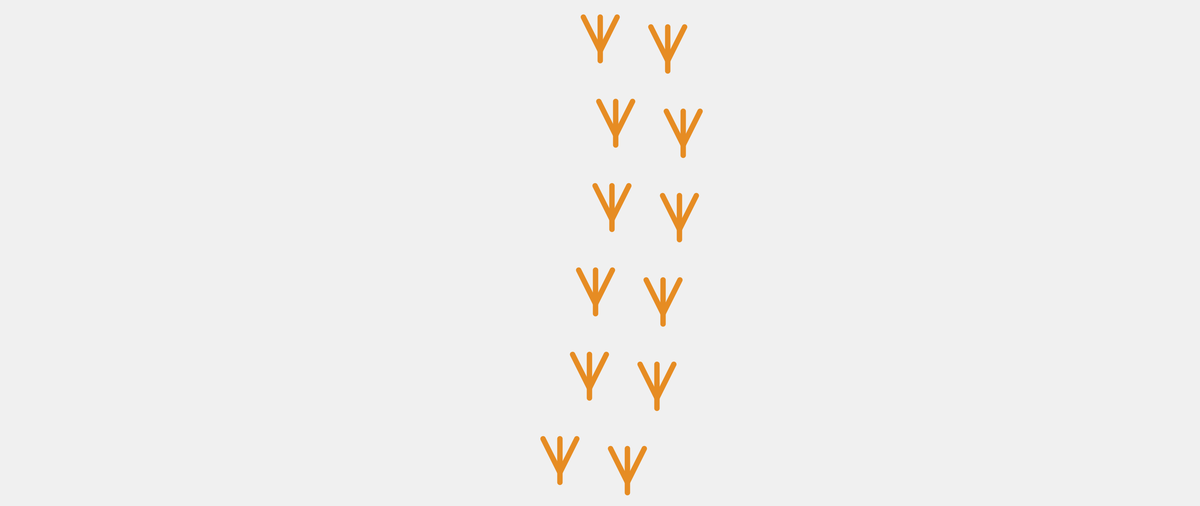
Frame 1 (no input)
Frame 2 (the mouse pressed at the canvas centre, redrawn once): identical to frame 1, image omitted

The Processing sketch that drew this single still picture (run headless with seeded random() and noise(); the mouse was pressed at the canvas centre and the sketch redrawn once):

// Processing sketch: chicken_run
// ── chicken_run.pde
// Manuale di Programmazione Cinematografica
// Daniele Olmisani, 2016

// Chicken run

final color PAPER = color(240);
final color INK = color(230, 140, 35);

final color STEPS = 15;

void setup() {
  size(2560, 1080);
  noLoop();
}


void draw() {

  randomSeed(10);
  
  float d = min(width, height) / (float)STEPS;
  
  translate(width/2.0, 1.5*d);
  
  background(PAPER);
  stroke(INK);
  strokeWeight(0.16*d);
  
  for (int i=0; i<0.8*STEPS; i++) {
    drawFootprint(0, 0, d);
    drawFootprint(2.0*d, 0.3*d, d);
    translate(random(-d, d), 2.5*d);
  }
  
  save("chicken-run.png");
}


void drawFootprint(float x, float y, float s) {
  
  pushMatrix();
  
    translate(x, y);
    //rotate(0.01*PI);
    
    line(     0, -s, 0, 0.3*s);
    line(-0.5*s, -s, 0,     0);
    line( 0.5*s, -s, 0,      0);
  
  popMatrix();
  
}
